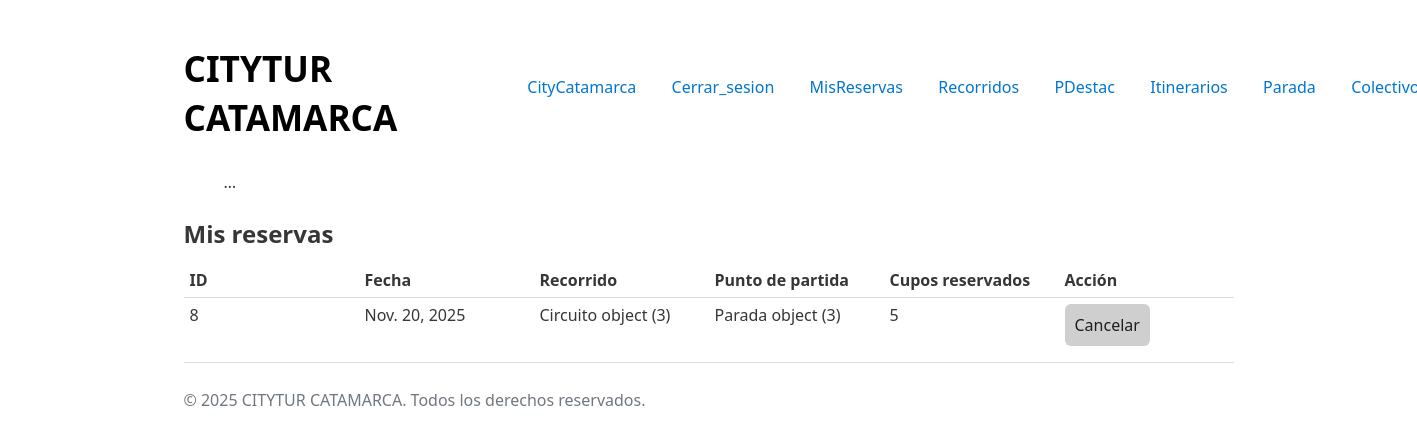
The page /mis_reservas/ (signed in) on the database as committed earlier.
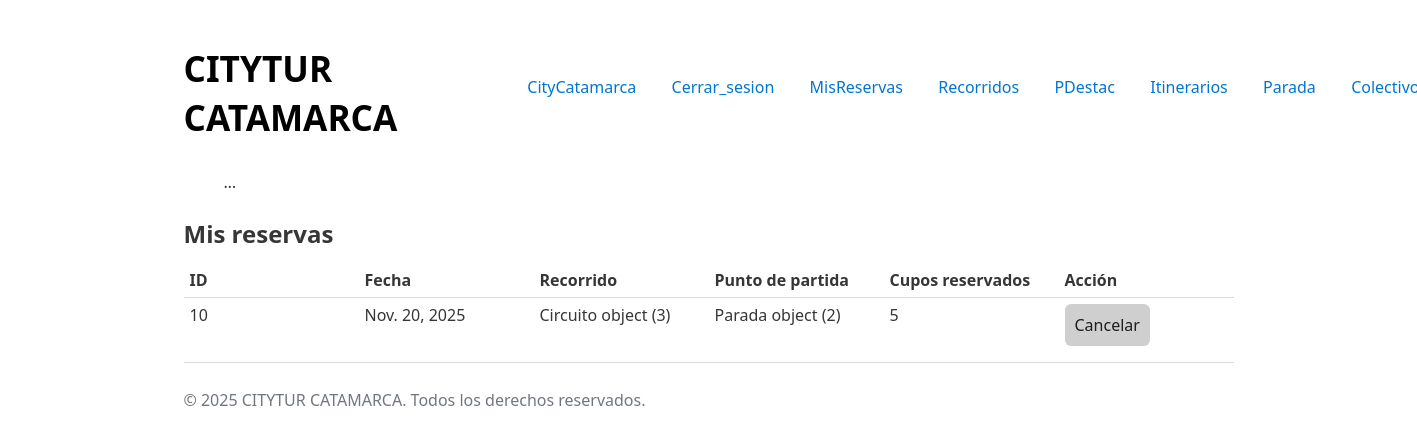
The same page on the database as committed later.
### reservas/models.py (models this page shows)
class Reserva(models.Model):
    usuario = models.ForeignKey(User, on_delete= models.CASCADE, default= None, null= True)
    fecha = models.DateField()
    puntoPartida = models.CharField(max_length= 100)
    cantCupos = models.IntegerField()
    circuito = models.ForeignKey(Circuito, on_delete= models.CASCADE)
    colectivo = models.ForeignKey(Colectivo,
                                    on_delete= models.CASCADE,
                                    default= None,
                                    null=True,
                                    blank=True
                                )

### recorridos/models.py (models this page shows, shortened)
class Circuito(models.Model):
    nombre = models.CharField(max_length= 50)
    horario = models.DateTimeField()
    origen = models.CharField(max_length= 50, default='sin origen')
    destino = models.CharField(max_length= 50, default= 'sin destino')
    itinerario = models.ForeignKey(Itinerario, on_delete= models.CASCADE)
    STATE_CHOICES = [
        ('ELIMINADO', 'Eliminado'),
        ('ACTIVO', 'Activo'),
        ('BAJA', 'Baja'),
    ]
    estado = models.CharField(max_length= 20, choices= STATE_CHOICES, default= 'ACTIVO')

### usuarios/views.py (the view, shortened to what this page needs)
# urls.py: path('mis_reservas/', views.mis_reservas, name='mis_reservas')
def mis_reservas(request):
    if not request.user.is_authenticated:
        return render(request, 'reservas.html', {
            'reservas': [],
            'mensaje': 'Debes iniciar sesiÃ³n para ver tus reservas.'
        })
    reservas = Reserva.objects.filter(usuario=request.user).order_by('-fecha')
    return render(request, 'reservas.html', {
        'reservas': reservas,
        'hoy': timezone.now().date(),
    })

### usuarios/templates/reservas.html (shortened to what this page needs)
{% extends "base.html" %}
{% block content %}
<h2>Mis reservas</h2>
{% if not user.is_authenticated %}
  <p>{{ mensaje }}</p>
{% else %}
  {% if reservas %}
    <table>
      <thead>
        <tr>
          <th>ID</th>
          <th>Fecha</th>
          <th>Recorrido</th>
          <th>Punto de partida</th>
          <th>Cupos reservados</th>
          <th>Acción</th>
        </tr>
      </thead>
      <tbody>
        {% for r in reservas %}
          <tr>
            <td>{{ r.id }}</td>
            <td>{{ r.fecha }}</td>
            <td>{{ r.circuito }}</td>
            <td>{{ r.puntoPartida }}</td>
            <td>{{ r.cantCupos }}</td>
            <td>
              {% if r.fecha > hoy %}
                <form method="post" style="display:inline;">
                  <button type="submit" onclick="return confirm('¿Cancelar esta reserva?')">
                    Cancelar
                  </button>
                </form>
              {% else %}
                <em>No cancelable</em>
              {% endif %}
            </td>
          </tr>
        {% endfor %}
      </tbody>
    </table>
  {% else %}
    <p>No tienes reservas registradas.</p>
  {% endif %}
{% endif %}
{% endblock %}

### core/templates/base.html (shortened to what this page needs)
{% load static %}
<!DOCTYPE html>
<html lang="en">
<head>
    <link rel="stylesheet" href="{% static  'css/styles.css' %}?v={{ timestamp }}">
</head>
<body data-page="{% block body_id %}{% endblock %}">
    <header>
        <h1>CITYTUR CATAMARCA</h1>
        <nav>
            {% if user.is_authenticated %}
                <a href="{% url 'core:landing' %}">CityCatamarca</a>
                <a href="{% url 'usuarios:logout' %}">Cerrar_sesion</a>
                <a href="{% url 'usuarios:mis_reservas' %}">MisReservas</a>
                {% if user.groups.all.0.name == 'rol_operador' or user.is_superuser %}
                    <a href="{% url 'recorridos:circuito_listar' %}">Recorridos</a>
                    <a href="{% url 'itinerarios:pd_listar' %}">PDestac</a>
                    {% if user.is_superuser %}
                        <a href="{% url 'itinerarios:itinerario_listar' %}">Itinerarios</a>
                        <a href="{% url 'itinerarios:parada_listar' %}">Parada</a>
                        <a href="{% url 'colectivos:colectivo_listar' %}">Colectivo</a>
                    {% endif %}
                {% endif %}
            {% endif %}
        </nav>
    </header>
    <ul class="navbar-nav ">…</ul>
    {% block content %}
    {% endblock %}
    {% block footer_script %}
    <footer>
        <p>&copy; 2025 CITYTUR CATAMARCA. Todos los derechos reservados.</p>
    </footer>
    {% endblock %}
</body>
</html>

### core/static/css/styles.css (style rules this page uses)
:root { --background-body: #fff; --background: #efefef; --background-alt: #f7f7f7; --selection: #9e9e9e; --text-main: #363636; --text-bright: #000; --text-muted: #70777f; --links: #0076d1; --focus: #0096bfab; --border: #dbdbdb; --button-base: #d0cfcf; --button-hover: #9b9b9b; --scrollbar-thumb: rgb(170, 170, 170); --scrollbar-thumb-hover: var(--button-hover); --form-placeholder: #949494; --form-text: #1d1d1d; }
html { scrollbar-color: #040a0f #202b38; scrollbar-color: var(--scrollbar-thumb) var(--background-body); scrollbar-width: thin; }
body { font-family: system-ui, -apple-system, BlinkMacSystemFont, 'Segoe UI', 'Roboto', 'Oxygen', 'Ubuntu', 'Cantarell', 'Fira Sans', 'Droid Sans', 'Helvetica Neue', 'Segoe UI Emoji', 'Apple Color Emoji', 'Noto Color Emoji', sans-serif; line-height: 1.4; max-width: 1050px; margin: 20px auto; padding: 0 10px; word-wrap: break-word; color: #363636; color: var(--text-main); background: #fff; background: var(--background-body); text-rendering: optimizeLegibility; }
button { color: #1d1d1d; color: var(--form-text); background-color: #d0cfcf; background-color: var(--button-base); font-family: inherit; font-size: inherit; padding-right: 30px; padding-left: 30px; padding: 10px; border: none; border-radius: 6px; outline: none; }
h1 { font-size: 2.2em; margin-top: 0; color: var(--text-bright); }
h1, h2, h3, h4, h5, h6 { margin-bottom: 12px; margin-top: 24px; }
footer { border-top: 1px solid #dbdbdb; border-top: 1px solid var(--border); padding-top: 10px; color: #70777f; color: var(--text-muted); }
a { text-decoration: none; color: var(--links); }
header { display: flex; justify-content: space-between; align-items: center; }
nav { display: flex; gap: 5%; }
table { border-collapse: collapse; margin-bottom: 10px; width: 100%; table-layout: fixed; }
td, th { padding: 6px; text-align: left; vertical-align: top; word-wrap: break-word; }
thead { border-bottom: 1px solid #dbdbdb; border-bottom: 1px solid var(--border); }

Rows that differ between the two databases and show on the page:
removed Reserva: id "8", fecha "Nov. 20, 2025", circuito "Circuito object (3)", puntoPartida "Parada object (3)", cantCupos "5"
added Reserva: id "10", fecha "Nov. 20, 2025", circuito "Circuito object (3)", puntoPartida "Parada object (2)", cantCupos "5"
